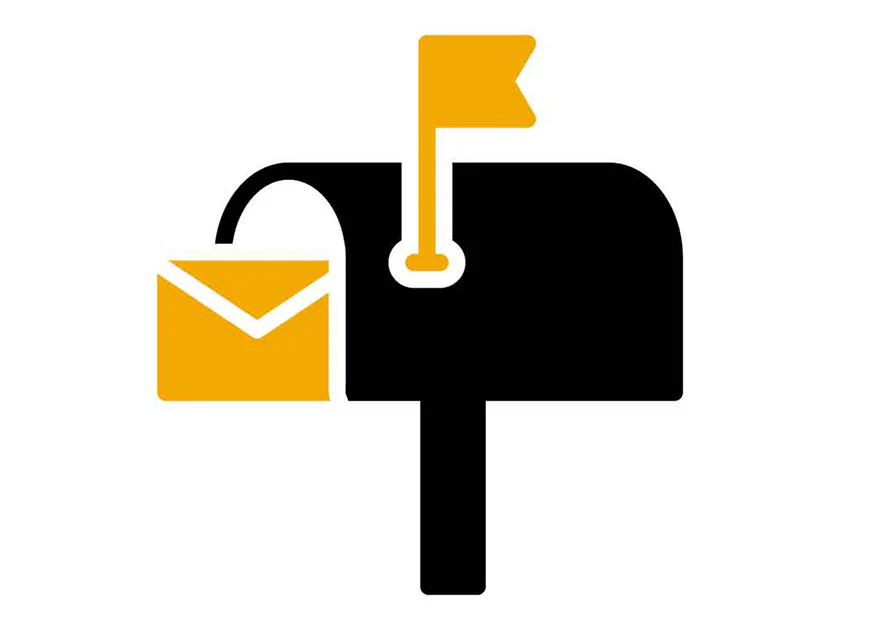
#> input picture assets/images/mailbox-tab-reference.png, 876 x 630 px
$ python generate-mailbox-tab-icons.py
#> lines starting #> are read from the running program, lines starting #| are printed output that depends on the picture
"""Generate mailbox tab icon PNG variants from user reference."""

from __future__ import annotations

from pathlib import Path

from PIL import Image, ImageDraw

ROOT = Path(__file__).resolve().parents[1]
REF = ROOT / "assets/images/mailbox-tab-reference.png"
OUT_EMPTY = ROOT / "assets/images/mailbox-tab-empty.png"
OUT_UNREAD_BASE = ROOT / "assets/images/mailbox-tab-unread-base.png"


def is_yellow(r: int, g: int, b: int) -> bool:
    return r > 200 and 120 < g < 220 and b < 50


def is_blackish(r: int, g: int, b: int) -> bool:
    return r < 30 and g < 30 and b < 30


def yellow_region(x: int, w: int) -> str:
    if x < w * 0.5:
        return "envelope"
    return "flag"


def remove_envelope(px, w: int, h: int) -> None:
    for y in range(h):
        for x in range(w):
            r, g, b, a = px[x, y]
            if a > 128 and is_yellow(r, g, b) and yellow_region(x, w) == "envelope":
                px[x, y] = (255, 255, 255, 255)


def remove_flag(px, w: int, h: int) -> None:
    for y in range(h):
        for x in range(w):
            r, g, b, a = px[x, y]
            if a > 128 and is_yellow(r, g, b) and yellow_region(x, w) == "flag":
                px[x, y] = (255, 255, 255, 255)


def mailbox_map(x: float, y: float, w: int, h: int) -> tuple[int, int]:
    """Map 26×26 icon viewBox coords onto the reference mailbox bbox."""
    left, top, right, bottom = 156, 33, 683, 595
    bw, bh = right - left, bottom - top
    return int(left + (x / 26) * bw), int(top + (y / 26) * bh)


def draw_flag_down(draw: ImageDraw.ImageDraw, w: int, h: int) -> None:
    """Horizontal flag-down — geometry from traced MailboxTabIcon viewBox."""
    black = (0, 0, 0, 255)

    def pt(x: float, y: float) -> tuple[int, int]:
        return mailbox_map(x, y, w, h)

    # Hinge knob on right side of mailbox body
    x0, y0 = pt(19.55, 17.05)
    x1, y1 = pt(21.8, 18.35)
    draw.rounded_rectangle((x0, y0, x1, y1), radius=max(2, (x1 - x0) // 4), fill=black)

    # Horizontal stem
    x0, y0 = pt(11.4, 17.35)
    x1, y1 = pt(19.8, 18.55)
    draw.rounded_rectangle((x0, y0, x1, y1), radius=max(2, (y1 - y0) // 2), fill=black)

    # Swallowtail pennant pointing left
    draw.polygon(
        [pt(11.4, 16.55), pt(11.4, 19.35), pt(7.2, 17.95)],
        fill=black,
    )


# [50 lines left out: function draw_flag_up, not called in this run]


def main() -> None:
    ref = Image.open(REF).convert("RGBA")
    w, h = ref.size
#> w = 876; h = 630

    # Empty: flag down, no envelope
    empty = ref.copy()
    remove_envelope(empty.load(), w, h)
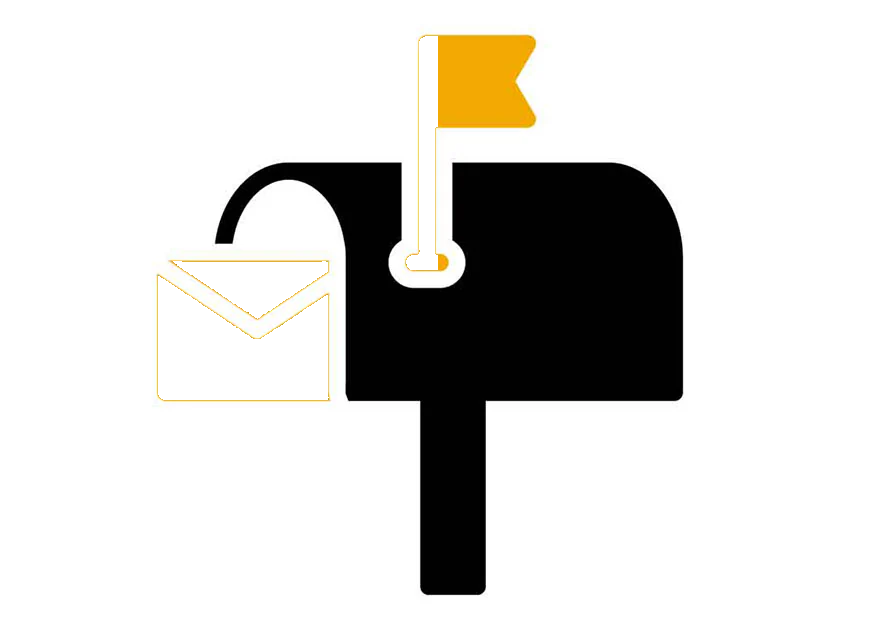
#> empty: PIL image 876x630 RGBA; mean R, G, B, A 214.1, 212.9, 209.9, 255
    remove_flag(empty.load(), w, h)
    draw_flag_down(ImageDraw.Draw(empty), w, h)
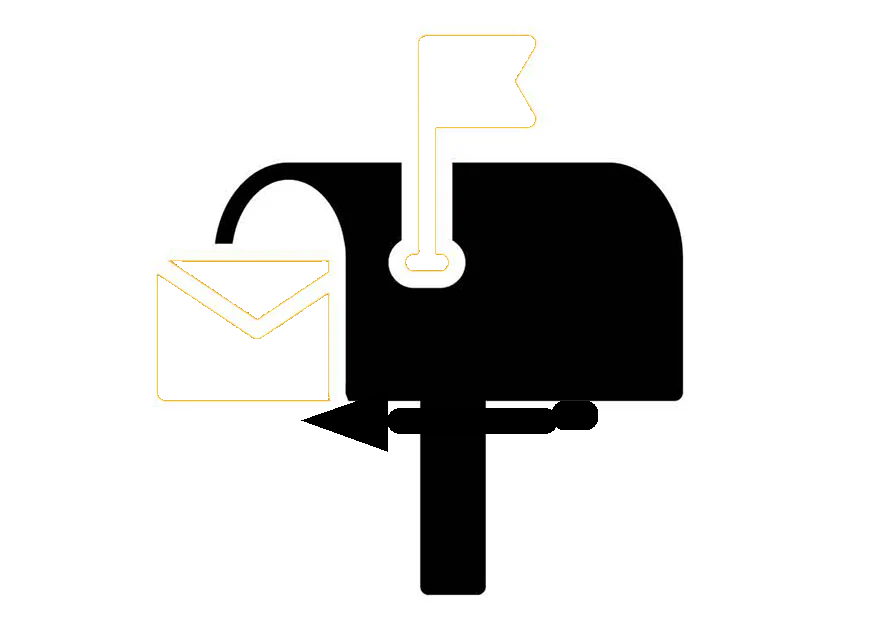
#> empty: PIL image 876x630 RGBA; mean R, G, B, A 211.4, 211.3, 210.7, 255
    empty.save(OUT_EMPTY)

    # Unread base: flag up, no envelope (likes / follows overlays)
    unread_base = ref.copy()
    remove_envelope(unread_base.load(), w, h)
    unread_base.save(OUT_UNREAD_BASE)

    print(f"Wrote {OUT_EMPTY.name}, {OUT_UNREAD_BASE.name}")


if __name__ == "__main__":
    main()
